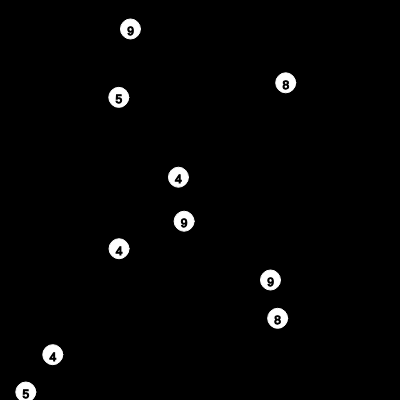
Frame 1 (no input)
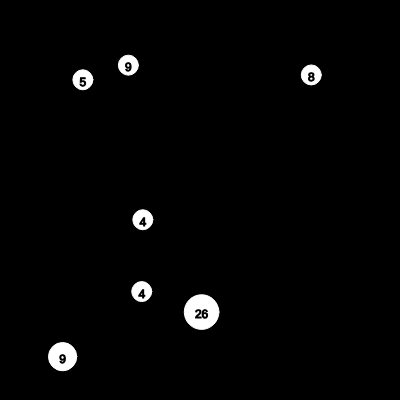
Frame 60 (no input)
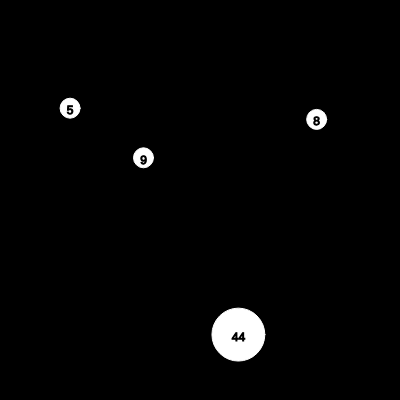
Frame 120 (the mouse pressed at the canvas centre since frame 60)

The p5.js sketch that drew these frames (run headless with seeded random() and noise() and a simulated clock; from frame 60 on, the mouse is pressed at the canvas centre):

// p5.js sketch
// ── sketch.js
let bodies = [];
let dt = 1;
var G = 50;
var flag = true;

function setup() {
  createCanvas(400, 400);
  frameRate(100);
  stroke(0);
  textAlign(CENTER);
  ellipseMode(RADIUS);
  for (i = 0; i < 10; i++) {
    bodies.push(new Body(
      createVector(
        random(-width / 2, width / 2),
        random(-height / 2, height / 2)),
      createVector(
        random(-1, 1),
        random(-1, 1)),
      random(1, 10),
      10));
  }
}

function draw() {
  fill(255);
  background(0);
  let a = bodies.length;
  for (let i = 0; i < a; i++) {
    if (flag) {
      bodies[i].show();
      bodies[i].update();
      for (let j = 0; j < a; j++) {
        if (i != j && flag) {
          bodies[i].attract(bodies[j]);
        }
      }
    }
  }
  flag = true;
}
// ── Body.js
class Body {
  constructor(r, v, m, rad) {
    this.position = r;
    this.velocity = v;
    this.mass = m;
    this.radius = rad; //make equal to m for equal density
    this.acceleration = createVector(0, 0);
  }
  show() {
    push();
    translate(width / 2, height / 2);
    stroke(255);
    fill(255);
    ellipse(this.position.x,
      this.position.y,
      this.radius);
    stroke(0);
    fill(0);
    text(round(this.mass),
      this.position.x,
      this.position.y + textSize() / 2);
    pop();
  }
  attract(body) {
    if (dist(
        this.position.x, this.position.y,
        body.position.x, body.position.y) <
      this.radius + body.radius) {
      this.merge(body);
    } else {
      let d2 = max(sq(dist(this.position.x, this.position.y, body.position.x, body.position.y)), 100);
      let attraction = (-G * this.mass * body.mass / (d2 * this.mass));
      let u = this.position.copy();
      u = u.sub(body.position);
      u.normalize();
      u.mult(attraction);
      this.acceleration = u;
    }
  }
  update() {
    /*let u = this.acceleration;
    this.velocity.add(u.mult(dt));
    u = this.velocity;
    this.position.add(u.mult(dt));*/

    this.velocity.add(p5.Vector.mult(
      this.acceleration, dt));
    this.position.add(p5.Vector.mult(
      this.velocity, dt));

    /*if (this.position.mag() > 500){
      this.position = createVector(0, 0);
    }*/

    if (this.position.x > width / 2 -
      this.radius) {
      this.velocity.x = -abs(this.velocity.x);
    }
    if (this.position.x < -width / 2 +
      this.radius) {
      this.velocity.x =
        abs(this.velocity.x);
    }
    if (this.position.y > height / 2 -
      this.radius) {
      this.velocity.y = -abs(this.velocity.y);
    }
    if (this.position.y < -height / 2 +
      this.radius) {
      this.velocity.y =
        abs(this.velocity.y);
    }
  }
  merge(body) {
    bodies.push(new Body(
      p5.Vector.add(this.position,
        body.position).div(2),
      p5.Vector.add(
        p5.Vector.mult(
          this.velocity, this.mass),
        p5.Vector.mult(
          body.velocity, body.mass)).div(
        this.mass + body.mass),
      this.mass + body.mass,
      sqrt(this.radius ** 2 +
        body.radius ** 2)));
    bodies.splice(bodies.indexOf(this), 1);
    bodies.splice(bodies.indexOf(body), 1);
    flag = false;
    redraw();
  }
}
